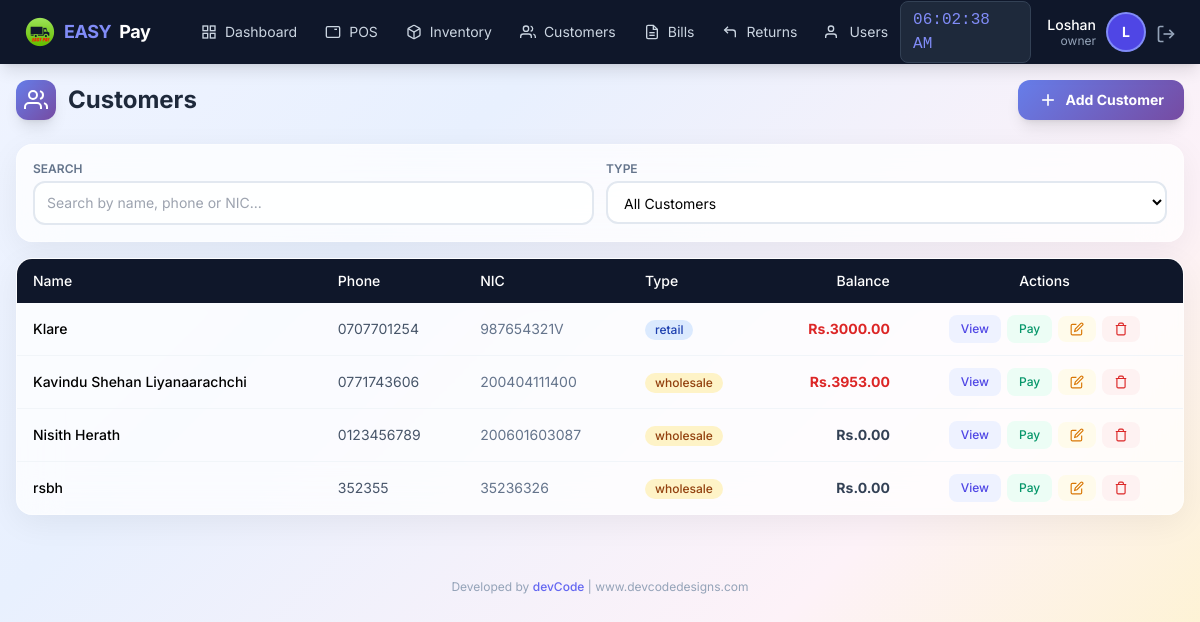
/customer/list (signed in), run on an earlier commit of the app's database.
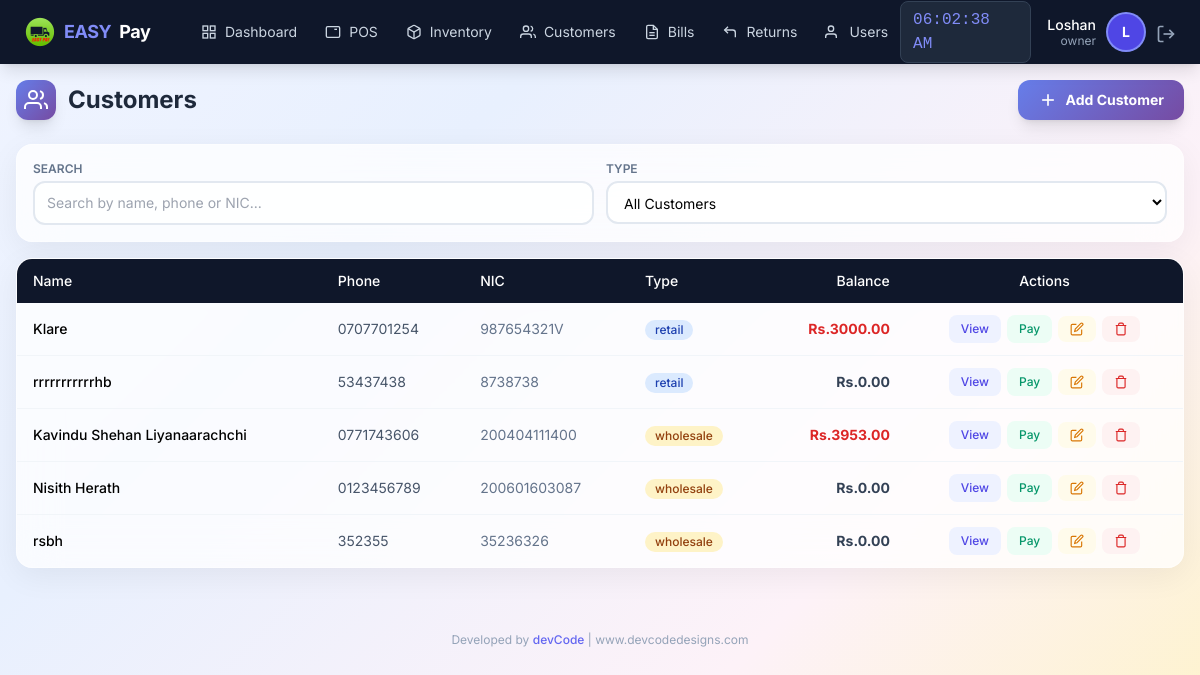
And on a later commit of the database.
### app/models/user.py (models this page shows, shortened)
class User(UserMixin, db.Model):
    __tablename__ = 'users'
    id = db.Column(db.Integer, primary_key=True)
    username = db.Column(db.String(50), unique=True, nullable=False)
    email = db.Column(db.String(120), unique=True, nullable=False)
    password_hash = db.Column(db.String(255), nullable=False)
    role = db.Column(db.String(20), default='staff')  # owner, manager, staff
    is_active = db.Column(db.Boolean, default=True)
    created_at = db.Column(db.DateTime, default=datetime.now)
    last_login = db.Column(db.DateTime)
    orders = db.relationship('Order', backref='cashier_rel', lazy=True, foreign_keys='Order.user_id')

### app/models/customer.py (models this page shows, shortened)
class Customer(db.Model):
    __tablename__ = 'customers'
    id = db.Column(db.Integer, primary_key=True)
    name = db.Column(db.String(100), nullable=False)
    phone = db.Column(db.String(20), unique=True, nullable=False)
    email = db.Column(db.String(120))
    address = db.Column(db.Text)
    nic = db.Column(db.String(20), unique=True, nullable=False)  # National ID Card - mandatory & unique
    customer_type = db.Column(db.String(20), default='retail')
    balance = db.Column(db.Float, default=0.0)
    total_purchases = db.Column(db.Float, default=0.0)
    total_paid = db.Column(db.Float, default=0.0)
    is_active = db.Column(db.Boolean, default=True)
    notes = db.Column(db.Text)
    created_at = db.Column(db.DateTime, default=datetime.now)
    updated_at = db.Column(db.DateTime, default=datetime.now, onupdate=datetime.now)
    orders = db.relationship('Order', backref='customer_rel', lazy=True)
    payments = db.relationship('Payment', backref='customer_rel', lazy=True)

### app/routes/customer.py (the view)
@customer_bp.route('/list')
@login_required
def list_customers():
    customers = Customer.query.filter_by(is_active=True).order_by(Customer.customer_type, Customer.name).all()
    return render_template('customer/list.html', customers=customers)

### app/models/user.py (called while the page is built)
@login_manager.user_loader
def load_user(user_id):
    return User.query.get(int(user_id))

### app/templates/customer/list.html (shortened to what this page needs)
{% extends "base.html" %}
{% block content %}
<div class="max-w-7xl mx-auto px-2 sm:px-4 py-3 sm:py-4">
    <div class="flex flex-col sm:flex-row justify-between items-start sm:items-center gap-2 sm:gap-3 mb-4 sm:mb-6">
        <h1 class="text-lg sm:text-2xl font-bold text-slate-800 flex items-center gap-2 sm:gap-3">
            <span class="w-8 h-8 sm:w-10 sm:h-10 gradient-indigo rounded-lg sm:rounded-xl flex items-center justify-center shadow-lg flex-shrink-0">
                <svg class="w-4 h-4 sm:w-6 sm:h-6 text-white" viewBox="0 0 24 24" fill="none" stroke="currentColor" stroke-width="2">
                    <path d="M17 21v-2a4 4 0 0 0-4-4H5a4 4 0 0 0-4 4v2"></path>
                    <circle cx="9" cy="7" r="4"></circle>
                    <path d="M23 21v-2a4 4 0 0 0-3-3.87"></path>
                    <path d="M16 3.13a4 4 0 0 1 0 7.75"></path>
                </svg>
            </span>
            <span class="xs:hidden">Customers</span>
        </h1>
        <button onclick="showAddCustomer()" class="gradient-indigo text-white px-3 sm:px-5 py-2 sm:py-2.5 rounded-xl font-bold hover:opacity-90 transition flex items-center gap-1.5 sm:gap-2 shadow-lg text-xs sm:text-sm w-full sm:w-auto justify-center">
            <svg class="w-4 h-4 sm:w-5 sm:h-5" viewBox="0 0 24 24" fill="none" stroke="currentColor" stroke-width="2">
                <line x1="12" y1="5" x2="12" y2="19"></line>
                <line x1="5" y1="12" x2="19" y2="12"></line>
            </svg>
            Add Customer
        </button>
    </div>
    <div class="glass-card rounded-xl sm:rounded-2xl p-3 sm:p-4 mb-3 sm:mb-4">
        <div class="grid grid-cols-1 sm:grid-cols-2 gap-2 sm:gap-3">
            <div>
                <label class="block text-[10px] sm:text-xs font-semibold text-slate-500 uppercase mb-1">Search</label>
                <input type="text" id="custSearch" class="w-full border-2 border-slate-200 rounded-lg sm:rounded-xl px-2 sm:px-3 py-1.5 sm:py-2.5 text-xs sm:text-sm bg-white/80 focus:border-indigo-400 focus:outline-none"
                       placeholder="Search by name, phone or NIC..." onkeyup="filterTable()">
            </div>
            <div>
                <label class="block text-[10px] sm:text-xs font-semibold text-slate-500 uppercase mb-1">Type</label>
                <select id="typeFilter" class="w-full border-2 border-slate-200 rounded-lg sm:rounded-xl px-2 sm:px-3 py-1.5 sm:py-2.5 text-xs sm:text-sm bg-white/80 focus:border-indigo-400 focus:outline-none" onchange="filterTable()">
                    <option value="all">All Customers</option>
                </select>
            </div>
        </div>
    </div>
    <div class="hidden lg:block glass-card rounded-2xl overflow-hidden">
        <div class="overflow-x-auto">
            <table class="w-full text-sm" id="custTable">
                <thead>
                    <tr class="bg-slate-900 text-white">
                        <th class="px-4 py-3 text-left font-medium">Name</th>
                        <th class="px-4 py-3 text-left font-medium">Phone</th>
                        <th class="px-4 py-3 text-left font-medium">NIC</th>
                        <th class="px-4 py-3 text-left font-medium">Type</th>
                        <th class="px-4 py-3 text-right font-medium">Balance</th>
                        <th class="px-4 py-3 text-center font-medium">Actions</th>
                    </tr>
                </thead>
                <tbody class="divide-y divide-slate-100">
                    {% for customer in customers %}
                    <tr class="hover:bg-slate-50 transition customer-row" data-type="{{ customer.customer_type }}">
                        <td class="px-4 py-3 font-medium">{{ customer.name }}</td>
                        <td class="px-4 py-3 text-slate-600">{{ customer.phone }}</td>
                        <td class="px-4 py-3 text-slate-500">{{ customer.nic or '-' }}</td>
                        <td class="px-4 py-3">
                            <span class="inline-flex items-center px-2.5 py-0.5 rounded-full text-xs font-medium {{ 'bg-amber-100 text-amber-800' if customer.customer_type == 'wholesale' else 'bg-blue-100 text-blue-800' }}">
                                {{ customer.customer_type }}
                            </span>
                        </td>
                        <td class="px-4 py-3 text-right font-bold {{ 'text-red-600' if customer.balance > 0 else 'text-slate-700' }}">Rs.{{ "%.2f"|format(customer.balance) }}</td>
                        <td class="px-4 py-3">
                            <div class="flex items-center justify-center gap-1.5">
                                <button onclick="viewCustomer({{ customer.id }})" class="px-3 py-1.5 bg-indigo-50 text-indigo-600 text-xs font-medium rounded-lg hover:bg-indigo-100">View</button>
                                <button onclick="showPayment({{ customer.id }}, '{{ customer.name }}', {{ customer.balance }})" class="px-3 py-1.5 bg-emerald-50 text-emerald-600 text-xs font-medium rounded-lg hover:bg-emerald-100">Pay</button>
                                {% if current_user.role in ['owner','manager'] %}
                                <button onclick="editCustomer({{ customer.id }})" class="px-3 py-1.5 bg-amber-50 text-amber-600 text-xs font-medium rounded-lg hover:bg-amber-100">
                                    <svg class="w-3.5 h-3.5" viewBox="0 0 24 24" fill="none" stroke="currentColor" stroke-width="2"><path d="M11 4H4a2 2 0 0 0-2 2v14a2 2 0 0 0 2 2h14a2 2 0 0 0 2-2v-7"></path><path d="M18.5 2.5a2.121 2.121 0 0 1 3 3L12 15l-4 1 1-4 9.5-9.5z"></path></svg>
                                </button>
                                {% endif %}
                                {% if current_user.role in ['owner','manager'] %}
                                <button onclick="confirmDelete({{ customer.id }}, '{{ customer.name }}')" class="px-3 py-1.5 bg-red-50 text-red-600 text-xs font-medium rounded-lg hover:bg-red-100">
                                    <svg class="w-3.5 h-3.5" viewBox="0 0 24 24" fill="none" stroke="currentColor" stroke-width="2"><polyline points="3 6 5 6 21 6"></polyline><path d="M19 6v14a2 2 0 0 1-2 2H7a2 2 0 0 1-2-2V6m3 0V4a2 2 0 0 1 2-2h4a2 2 0 0 1 2 2v2"></path></svg>
                                </button>
                                {% endif %}
                            </div>
                        </td>
                    </tr>
                    {% else %}
                    <tr><td colspan="6" class="px-4 py-8 text-center text-slate-400">No customers found</td></tr>
                    {% endfor %}
                </tbody>
            </table>
        </div>
    </div>
</div>
{% endblock %}

### app/templates/base.html (shortened to what this page needs)
<!DOCTYPE html>
<html lang="en">
<head>
    <script src="https://cdn.tailwindcss.com"></script>
</head>
<body class="bg-slate-100 min-h-screen">
    <nav class="bg-slate-900 text-white shadow-lg fixed top-0 left-0 right-0 z-50">
        <div class="flex justify-between items-center px-4 lg:px-6 h-16">
            <div class="flex items-center gap-6">
                <a href="{{ url_for('pos.dashboard') }}" class="flex items-center gap-2 text-lg font-bold tracking-tight">
                    <img src="{{ url_for('static', filename='img/easypay-logo.png') }}"
                        alt="EASY PAY"
                        class="w-8 h-8 object-contain">
                    <span class="text-indigo-400">EASY</span>Pay
                </a>
                {% if current_user.is_authenticated %}
                <div class="hidden lg:flex items-center gap-1 ml-4">
                    <a href="{{ url_for('pos.dashboard') }}" class="nav-link px-3 py-2 text-sm text-slate-300 hover:text-white flex items-center gap-2">
                        <svg class="icon-sm" viewBox="0 0 24 24" fill="none" stroke="currentColor" stroke-width="2">
                            <rect x="3" y="3" width="7" height="7"></rect><rect x="14" y="3" width="7" height="7"></rect>
                            <rect x="14" y="14" width="7" height="7"></rect><rect x="3" y="14" width="7" height="7"></rect>
                        </svg>
                        Dashboard
                    </a>
                    <a href="{{ url_for('pos.terminal') }}" class="nav-link px-3 py-2 text-sm text-slate-300 hover:text-white flex items-center gap-2">
                        <svg class="icon-sm" viewBox="0 0 24 24" fill="none" stroke="currentColor" stroke-width="2">
                            <rect x="2" y="4" width="20" height="16" rx="2"></rect>
                            <line x1="6" y1="8" x2="6" y2="8"></line><line x1="10" y1="8" x2="10" y2="8"></line>
                            <line x1="14" y1="8" x2="18" y2="8"></line>
                        </svg>
                        POS
                    </a>
                    {% if current_user.role in ['owner','manager'] %}
                    <a href="{{ url_for('inventory.manage') }}" class="nav-link px-3 py-2 text-sm text-slate-300 hover:text-white flex items-center gap-2">
                        Inventory
                    </a>
                    {% endif %}
                    <a href="{{ url_for('customer.list_customers') }}" class="nav-link px-3 py-2 text-sm text-slate-300 hover:text-white flex items-center gap-2">
                        <svg class="icon-sm" viewBox="0 0 24 24" fill="none" stroke="currentColor" stroke-width="2">
                            <path d="M17 21v-2a4 4 0 0 0-4-4H5a4 4 0 0 0-4 4v2"></path>
                            <circle cx="9" cy="7" r="4"></circle>
                            <path d="M23 21v-2a4 4 0 0 0-3-3.87"></path>
                            <path d="M16 3.13a4 4 0 0 1 0 7.75"></path>
                        </svg>
                        Customers
                    </a>
                    <a href="{{ url_for('pos.bills') }}" class="nav-link px-3 py-2 text-sm text-slate-300 hover:text-white flex items-center gap-2">
                        <svg class="icon-sm" viewBox="0 0 24 24" fill="none" stroke="currentColor" stroke-width="2">
                            <path d="M14 2H6a2 2 0 0 0-2 2v16a2 2 0 0 0 2 2h12a2 2 0 0 0 2-2V8z"></path>
                            <polyline points="14 2 14 8 20 8"></polyline>
                            <line x1="16" y1="13" x2="8" y2="13"></line><line x1="16" y1="17" x2="8" y2="17"></line>
                        </svg>
                        Bills
                    </a>
                    <a href="{{ url_for('pos.returns') }}" class="nav-link px-3 py-2 text-sm text-slate-300 hover:text-white flex items-center gap-2">
                        <svg class="icon-sm" viewBox="0 0 24 24" fill="none" stroke="currentColor" stroke-width="2">
                            <polyline points="9 14 4 9 9 4"></polyline>
                            <path d="M20 20v-7a4 4 0 0 0-4-4H4"></path>
                        </svg>
                        Returns
                    </a>
                    {% if current_user.role == 'owner' %}
                    <a href="{{ url_for('auth.manage_users') }}" class="nav-link px-3 py-2 text-sm text-slate-300 hover:text-white flex items-center gap-2">
                        <svg class="icon-sm" viewBox="0 0 24 24" fill="none" stroke="currentColor" stroke-width="2">
                            <path d="M17 21v-2a4 4 0 0 0-4-4H5a4 4 0 0 0-4 4v2"></path>
                            <circle cx="9" cy="7" r="4"></circle>
                        </svg>
                        Users
                    </a>
                    {% endif %}
                </div>
                {% endif %}
            </div>
            {% if current_user.is_authenticated %}
            <div class="flex items-center gap-4">
                <span id="liveClock" class="hidden sm:block text-base font-mono bg-slate-800 px-3 py-1.5 rounded-lg text-indigo-400 border border-slate-700"></span>
                <div class="flex items-center gap-3">
                    <div class="hidden sm:block text-right">
                        <p class="text-sm font-medium leading-tight">{{ current_user.username|capitalize }}</p>
                        <p class="text-xs text-slate-400 leading-tight">{{ current_user.role }}</p>
                    </div>
                    <div class="w-9 h-9 bg-indigo-600 rounded-full flex items-center justify-center text-sm font-bold ring-2 ring-indigo-400">
                        {{ current_user.username[0]|upper }}
                    </div>
                    <a href="{{ url_for('auth.logout') }}" class="text-slate-400 hover:text-red-400 transition" title="Logout">
                        <svg class="icon" viewBox="0 0 24 24" fill="none" stroke="currentColor" stroke-width="2">
                            <path d="M9 21H5a2 2 0 0 1-2-2V5a2 2 0 0 1 2-2h4"></path>
                            <polyline points="16 17 21 12 16 7"></polyline>
                            <line x1="21" y1="12" x2="9" y2="12"></line>
                        </svg>
                    </a>
                </div>
            </div>
            {% endif %}
        </div>
    </nav>
    <div class="pt-16 pb-20 lg:pb-4">
        {% block content %}{% endblock %}
        <footer class="max-w-7xl mx-auto px-4 py-4 text-center text-xs text-slate-400 mt-8">
            Developed by <a href="https://www.devcodedesigns.com" target="_blank" class="text-indigo-500 hover:text-indigo-700 font-medium">devCode</a> | www.devcodedesigns.com
        </footer>
    </div>
</body>
</html>

### app/templates/base.html (style rules this page uses)
body { font-family: 'Inter', system-ui, sans-serif; }
.nav-link { transition: all 0.2s; }
.icon { width: 20px; height: 20px; display: inline-block; vertical-align: middle; }
.icon-sm { width: 16px; height: 16px; }

### app/templates/customer/list.html (style rules this page uses)
body { background: linear-gradient(135deg, #f0f4ff 0%, #e8f0fe 30%, #fdf2f8 70%, #fef3c7 100%); min-height: 100vh; }
.glass-card { background: rgba(255, 255, 255, 0.75); backdrop-filter: blur(20px); -webkit-backdrop-filter: blur(20px); border: 1px solid rgba(255, 255, 255, 0.4); box-shadow: 0 8px 32px rgba(0, 0, 0, 0.06); }
.gradient-indigo { background: linear-gradient(135deg, #667eea 0%, #764ba2 100%); }

What changed in the data, as far as the page shows it:
added Customer: name "rrrrrrrrrrrhb", phone "53437438", nic "8738738", customer_type "retail", balance "0.00"
